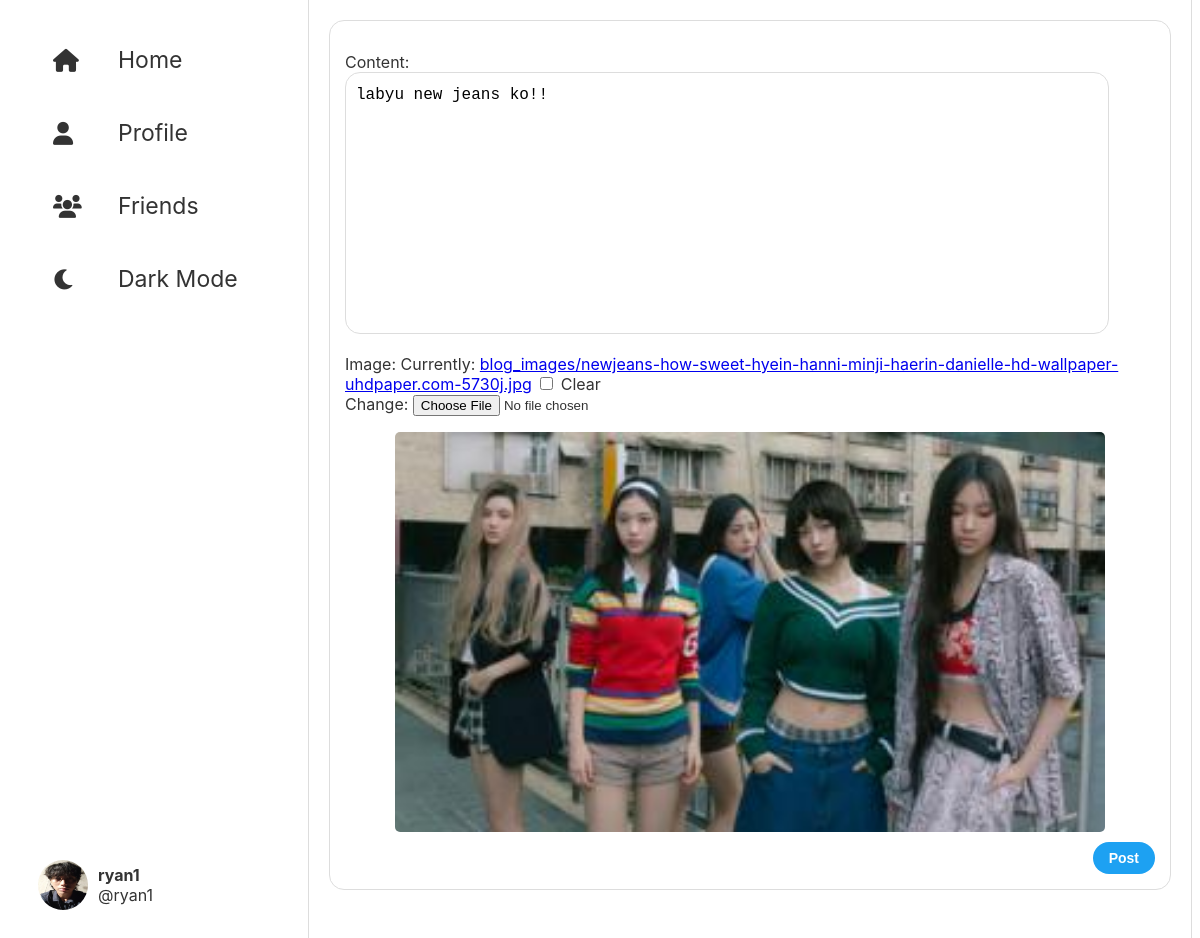
The app's page /blog/3/edit/ (signed in) with its own data.
### blog/models.py (models this page shows, shortened)
class Profile(models.Model):
    user = models.OneToOneField(User, on_delete=models.CASCADE)
    bio = models.TextField(blank=True)
    profile_picture = models.ImageField(upload_to='profile_pics/', blank=True)

class BlogPost(models.Model):
    content = models.TextField()
    date_posted = models.DateTimeField(default=timezone.now)
    author = models.ForeignKey(settings.AUTH_USER_MODEL, on_delete=models.CASCADE)
    image = models.ImageField(upload_to='blog_images/', blank=True, null=True)

### blog/views.py (the view)
# urls.py: path('<int:id>/edit/', views.edit_post, name='edit_post'),  # Update a post
@login_required
def edit_post(request, id):
    post = get_object_or_404(BlogPost, id=id)
    if request.method == 'POST':
        form = BlogPostForm(request.POST, request.FILES, instance=post)
        if form.is_valid():
            form.save()
            return redirect('blog_detail', id=post.id)  # Redirect after successfully saving the post
    else:
        form = BlogPostForm(instance=post)  # Pre-populate the form with the existing post data
    return render(request, 'blog/edit_post.html', {'form': form, 'post': post})

### blog/forms.py
class BlogPostForm(forms.ModelForm):
    class Meta:
        model = BlogPost
        fields = ['content', 'image']  # Include image field

### blog/templates/blog/edit_post.html (shortened to what this page needs)
{% load tz %}
<!DOCTYPE html>
<html lang="en">
<head>
    {% load static %}
    <link rel="stylesheet" href="{% static 'blog/styles.css' %}">
    <link rel="stylesheet" href="https://cdnjs.cloudflare.com/ajax/libs/font-awesome/6.0.0/css/all.min.css" />
</head>
<body>
<div class="container">
    <div class="sidebar">
        <ul class="sidebar-nav">
            <li><a href="{% url 'blog_list' %}"><i class="fas fa-home"></i> Home</a></li>
            <li><a href="{% url 'profile' %}"><i class="fas fa-user"></i> Profile</a></li>
            <li><a href="#"><i class="fas fa-users"></i> Friends</a></li>
            <li id="dark-mode-toggle">
                <a href="#"><i class="fas fa-moon"></i> Dark Mode</a>
            </li>
        </ul>
        {% if user.is_authenticated %}
            <div class="sidebar-bottom">
                {% if user.profile.profile_picture %}
                    <img src="{{ user.profile.profile_picture.url }}" alt="
    Profile Picture" class="profile-pic">
                {% endif %}
                <div class="user-info">
                    <h3>{{ user.username }}</h3>
                    <p>@{{ user.username }}</p>
                </div>
            </div>
        {% endif %}
    </div>
    <div class="main-content">
        {% if user.is_authenticated %}
        <div class="new-post-form">
            <form method="post" enctype="multipart/form-data" action="{% url 'edit_post' post.id %}">
                {{ form.as_p }}
                <div class="post-content">
                    {% if post.image %}
                        <img src="{{ post.image.url }}" alt="Post Image" class="post-image" id="image-preview">
                    {% else %}
                        <img src="" alt="Post Image" class="post-image" id="image-preview" style="display: none;">
                    {% endif %}
                </div>
                <div class="tweet-actions">
                    <button type="submit" class="btn btn-primary tweet-button">Post</button>
                </div>
            </form>
        </div>
        {% endif %}
    </div>
</div>
</body>
</html>

### blog/static/blog/styles.css (style rules this page uses)
body { font-family: -apple-system, BlinkMacSystemFont, 'Segoe UI', Roboto, Oxygen, Ubuntu, Cantarell, 'Open Sans', 'Helvetica Neue', sans-serif; background-color: #fff; color: #333; transition: background-color 0.3s, color 0.3s; display: flex; overflow-y: hidden; margin-bottom: 0px; margin-top: 0px; }
.container { display: flex; width: 100%; max-width: 1200px; margin: 0 auto; overflow-y: hidden; }
.sidebar { width: 250px; padding: 20px; background-color: #fff; position: fixed; top: 0; height: 100vh; display: flex; flex-direction: column; justify-content: space-between; overflow-y: auto; margin: none; }
.sidebar-nav { list-style: none; padding: none; padding-inline-start: 15px; }
.sidebar-nav li { margin-bottom: 25px; display: flex; align-items: center; list-style: none; }
.sidebar-nav a { display: flex; align-items: center; padding: 10px; text-decoration: none; color: #333; font-size: 23px; transition: padding 0.3s ease; }
.sidebar-nav a i { margin-right: 40px; width: 25px; height: 25px; top: 50%; align-content: center; }
.sidebar-bottom { display: flex; align-items: center; padding: 10px; margin-bottom: 30px; }
.sidebar-bottom .profile-pic { width: 50px; height: 50px; border-radius: 50%; margin-right: 10px; }
.sidebar-bottom .user-info h3 { margin: 0; font-size: 16px; font-weight: bold; }
.user-info p { margin-block-start: 0; margin-block-end: 0; font-size: 16px; }
.tweet-button { background-color: #1da1f2; color: #fff; padding: 10px 15px; border: none; border-radius: 20px; cursor: pointer; font-weight: bold; margin-top: 20px; margin-left: auto; }
.main-content { flex: 1; margin-left: 300px; padding: 20px; border-left: 1px solid #ddd; border-right: 1px solid #ddd; overflow-y: auto; height: 100vh; width: calc(100% - 250px); }
.profile-pic { width: 40px; height: 40px; border-radius: 50%; margin-right: 10px; }
.post-content { margin-bottom: 10px; }
.post-image { display: block; min-width: 300px; min-height: 400px; border-radius: 5px; margin: 0 auto; margin-top: 10px; }
.sidebar, .main-content, .right-sidebar { overflow-y: auto; scrollbar-width: none; }
.new-post-form { border: 1px solid #ddd; padding: 15px; margin-bottom: 20px; border-radius: 15px; }
.tweet-actions { display: flex; justify-content: flex-end; align-items: center; margin-top: 10px; }
.tweet-actions .tweet-button { background-color: #1da1f2; color: #fff; border: none; border-radius: 20px; padding: 8px 16px; font-weight: bold; cursor: pointer; }
.tweet-button { margin: 0px; }
#image-preview { display: flex; justify-content: center; align-items: center; height: auto; margin-top: 10px; }
.btn { padding: 8px 16px; border: none; border-radius: 4px; cursor: pointer; font-size: 14px; }
textarea { width: calc(100% - 68px); padding: 10px; border: none; resize: none; font-size: 16px; line-height: 1.5; border: 1px solid #ddd; border-radius: 15px; }

### records on screen
BlogPost: content "labyu new jeans ko!!", image (picture)

### other values on screen
{{ user.username }} "ryan1"
